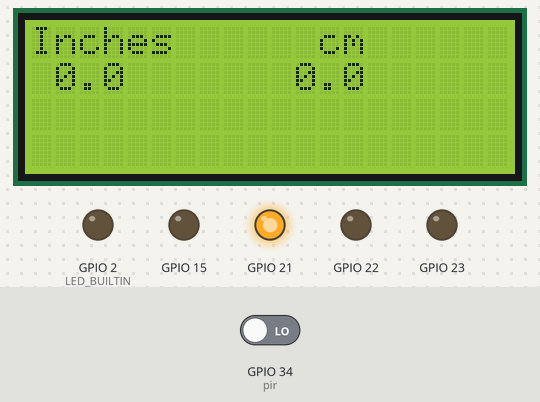
Simulated run of this sketch. Board: ESP32. On the bench: 20×4 character LCD, output pins drawn as LEDs (lit = HIGH). The inputs (shaded band) are chosen by the test bench; at power-on: GPIO 34 (pir) LOW. What the sketch prints to the serial monitor is not drawn.

Above: at 1.2 s.
1.3 s: GPIO 34 (pir) driven HIGH
At 2.4 s:
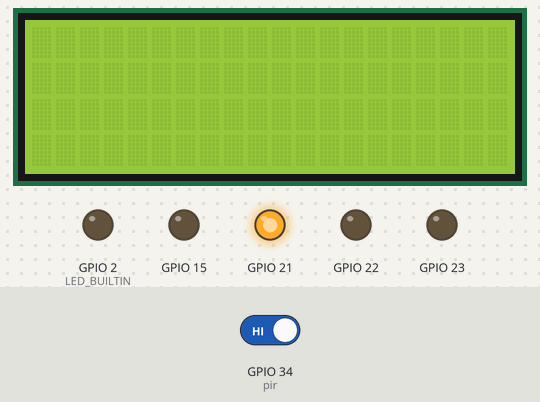
Timing chart, 0 to 4.3 s (numbered marks = the images above; inputs shaded):
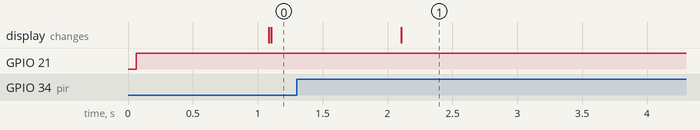

The sketch:

esp32-blink.ino
```cpp
#include <LiquidCrystal_I2C.h>
LiquidCrystal_I2C lcd(0x27, 20, 4);
float cm;
float inches;


#define ECHO_PIN 12
#define TRIG_PIN 13
float dist;

void setup()
{
  Serial.begin(115200);
  pinMode(LED_BUILTIN, OUTPUT);
  pinMode(TRIG_PIN, OUTPUT);
  pinMode(ECHO_PIN, INPUT);
  //pir pin
  pinMode(34, INPUT);

  //ledpins
  pinMode(23, OUTPUT);
  pinMode(22, OUTPUT);
  pinMode(21, OUTPUT);
  pinMode(15, OUTPUT);


  lcd.init();
  lcd.backlight();
  lcd.setCursor(1, 0);
  lcd.print("");
}

float readcmCM()
{
  digitalWrite(TRIG_PIN, LOW);
  delayMicroseconds(2);
  digitalWrite(TRIG_PIN, HIGH);
  delayMicroseconds(10);
  digitalWrite(TRIG_PIN, LOW);
  int duration = pulseIn(ECHO_PIN, HIGH);
  return duration * 0.034 / 2;
}

void loop()
 {


  if(digitalRead(34))                                 //pir motion detection
  {
    Serial.println("Motion Detected");
    Serial.println("Lid Opened");
    digitalWrite(10, HIGH);
    delay(10000);
    Serial.println("Lid Closed");

  }
  else
  {
    digitalWrite(10, LOW);
  }

  if(cm <= 100)                                        //Bin level detection
  {
    digitalWrite(21, HIGH);
    Serial.println("High Alert!!!,Trash bin is about to be full");
    digitalWrite(22, LOW);
    digitalWrite(23, LOW);
  }
  else if(cm > 150 && cm < 250)
  {
    digitalWrite(22, HIGH);
    Serial.println("Warning!!,Trash is about to cross 50% of bin level");
    digitalWrite(21, LOW);
    digitalWrite(23, LOW);
  }
  else if(cm > 250 && cm <=400)
  {
    digitalWrite(23, HIGH);
    Serial.println("Bin is available");
    digitalWrite(21, LOW);
    digitalWrite(22, LOW);
  }

float inches = (cm / 2.54);                                      //print on lcd
  lcd.setCursor(0,0);
	lcd.print("Inches");
	lcd.setCursor(4,0);
	lcd.setCursor(12,0);
	lcd.print("cm");
	lcd.setCursor(1,1);
	lcd.print(inches, 1);
	lcd.setCursor(11,1);
	lcd.print(cm, 1);
	lcd.setCursor(14,1);
	delay(1000);
	lcd.clear();

 }
```
